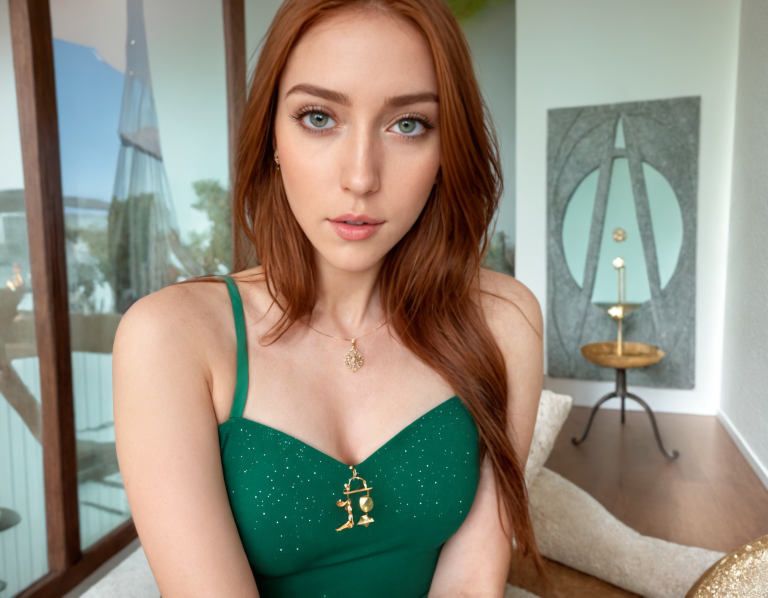
#> input picture Starlight-Engine-Mark-1-main/assets/images/199d1bbf-379d-4cb4-86dd-c0c57b9812b6.png, 2304 x 1792 px (shown at 1/3 size)
$ python compress_textures.py ../../Starlight-Engine-Mark-1-main/assets/images
#> lines starting #> are read from the running program, lines starting #| are printed output that depends on the picture
#!/usr/bin/env python3
"""
Starlight Engine - Texture Compression Tool
Converts PNG/JPG textures to DDS format with mipmaps for GPU-efficient loading.

Usage:
    python tools/compress_textures.py <input_dir> [--output <output_dir>] [--format BC1|BC3]

Examples:
    python tools/compress_textures.py assets/textures/
    python tools/compress_textures.py assets/textures/ --output build/textures/ --format BC3
"""

import argparse
import os
import struct
import sys
from pathlib import Path

try:
    from PIL import Image
except ImportError:
    print("Error: Pillow is required. Install with: pip install Pillow")
    sys.exit(1)


# DDS Constants
DDS_MAGIC = 0x20534444  # "DDS "
DDSD_CAPS = 0x1
DDSD_HEIGHT = 0x2
DDSD_WIDTH = 0x4
DDSD_PITCH = 0x8
DDSD_PIXELFORMAT = 0x1000
DDSD_MIPMAPCOUNT = 0x20000
DDSD_LINEARSIZE = 0x80000

DDSCAPS_TEXTURE = 0x1000
DDSCAPS_MIPMAP = 0x400000
DDSCAPS_COMPLEX = 0x8

DDPF_FOURCC = 0x4
DDPF_RGB = 0x40
DDPF_ALPHAPIXELS = 0x1


def make_fourcc(s: str) -> int:
    """Create a FourCC code from a string."""
    return struct.unpack('<I', s.encode('ascii'))[0]


def generate_mipmaps(img: Image.Image) -> list:
    """Generate mipmap chain for an image."""
    mipmaps = [img]
    w, h = img.size

    while w > 1 or h > 1:
        w = max(1, w // 2)
        h = max(1, h // 2)
        mip = img.resize((w, h), Image.LANCZOS)
        mipmaps.append(mip)

    return mipmaps


def write_dds_uncompressed(output_path: str, mipmaps: list, has_alpha: bool) -> None:
    """
    Write DDS file in uncompressed RGBA/RGB format.
    This is the most compatible approach without requiring GPU-specific compression libraries.
    """
    img = mipmaps[0]
    width, height = img.size
    mip_count = len(mipmaps)

    # Ensure RGBA
    if has_alpha:
        pixel_format_flags = DDPF_RGB | DDPF_ALPHAPIXELS
        rgb_bit_count = 32
        r_mask = 0x000000FF
        g_mask = 0x0000FF00
        b_mask = 0x00FF0000
        a_mask = 0xFF000000
        mode = 'RGBA'
    else:
        pixel_format_flags = DDPF_RGB
        rgb_bit_count = 24
        r_mask = 0x0000FF
        g_mask = 0x00FF00
        b_mask = 0xFF0000
        a_mask = 0x000000
        mode = 'RGB'

    flags = DDSD_CAPS | DDSD_HEIGHT | DDSD_WIDTH | DDSD_PIXELFORMAT | DDSD_PITCH
    if mip_count > 1:
        flags |= DDSD_MIPMAPCOUNT

    pitch = width * (rgb_bit_count // 8)

    caps = DDSCAPS_TEXTURE
    if mip_count > 1:
        caps |= DDSCAPS_MIPMAP | DDSCAPS_COMPLEX

    with open(output_path, 'wb') as f:
        # Magic
        f.write(struct.pack('<I', DDS_MAGIC))

        # Header (124 bytes)
        f.write(struct.pack('<I', 124))           # dwSize
        f.write(struct.pack('<I', flags))          # dwFlags
        f.write(struct.pack('<I', height))         # dwHeight
        f.write(struct.pack('<I', width))          # dwWidth
        f.write(struct.pack('<I', pitch))          # dwPitchOrLinearSize
        f.write(struct.pack('<I', 0))              # dwDepth
        f.write(struct.pack('<I', mip_count))      # dwMipMapCount
        f.write(b'\x00' * 44)                      # dwReserved1[11]

        # Pixel Format (32 bytes)
        f.write(struct.pack('<I', 32))              # dwSize
        f.write(struct.pack('<I', pixel_format_flags))  # dwFlags
        f.write(struct.pack('<I', 0))               # dwFourCC
        f.write(struct.pack('<I', rgb_bit_count))   # dwRGBBitCount
        f.write(struct.pack('<I', r_mask))           # dwRBitMask
        f.write(struct.pack('<I', g_mask))           # dwGBitMask
        f.write(struct.pack('<I', b_mask))           # dwBBitMask
        f.write(struct.pack('<I', a_mask))           # dwABitMask

        # Caps
        f.write(struct.pack('<I', caps))            # dwCaps
        f.write(struct.pack('<I', 0))               # dwCaps2
        f.write(struct.pack('<I', 0))               # dwCaps3
        f.write(struct.pack('<I', 0))               # dwCaps4
        f.write(struct.pack('<I', 0))               # dwReserved2

        # Write mipmap data
        for mip in mipmaps:
            mip_conv = mip.convert(mode)
            f.write(mip_conv.tobytes())


def compress_texture(input_path: str, output_path: str, has_alpha_hint: bool = True) -> tuple:
    """Compress a single texture to DDS format with mipmaps."""
    img = Image.open(input_path)

    # Detect alpha
    has_alpha = has_alpha_hint and img.mode in ('RGBA', 'LA', 'PA')
    if not has_alpha and img.mode != 'RGB':
        img = img.convert('RGB')
    elif has_alpha and img.mode != 'RGBA':
        img = img.convert('RGBA')

    # Generate mipmaps
    mipmaps = generate_mipmaps(img)

    # Write DDS
    write_dds_uncompressed(output_path, mipmaps, has_alpha)

    original_size = os.path.getsize(input_path)
    compressed_size = os.path.getsize(output_path)

    return original_size, compressed_size, len(mipmaps)


def compress_directory(input_dir: str, output_dir: str) -> None:
    """Compress all textures in a directory."""
    supported_exts = {'.png', '.jpg', '.jpeg', '.bmp', '.tga'}
    input_path = Path(input_dir)
    output_path = Path(output_dir) if output_dir else input_path

    files = []
    for ext in supported_exts:
        files.extend(input_path.rglob(f'*{ext}'))
#> pass 2 of the loop in compress_directory, `for ext in supported_exts:`:

    if not files:
        print(f"No texture files found in '{input_dir}'")
        return

    print(f"Compressing {len(files)} textures from '{input_dir}'")
    if output_dir:
        print(f"Output directory: '{output_dir}'")

    total_original = 0
    total_compressed = 0

    for i, file in enumerate(files):
        rel = file.relative_to(input_path)
        out_file = output_path / rel.with_suffix('.dds')
        out_file.parent.mkdir(parents=True, exist_ok=True)

        try:
            orig, comp, mips = compress_texture(str(file), str(out_file))
#> in compress_texture, img is the input picture: PIL image 2304x1792 RGB; mean R, G, B 145.5, 140.1, 126.2
#> the loop in generate_mipmaps, `while w > 1 or h > 1:` made 11 passes
#> pass 2, in generate_mipmaps, `mip = img.resize((w, h), Image.LANCZOS)`:
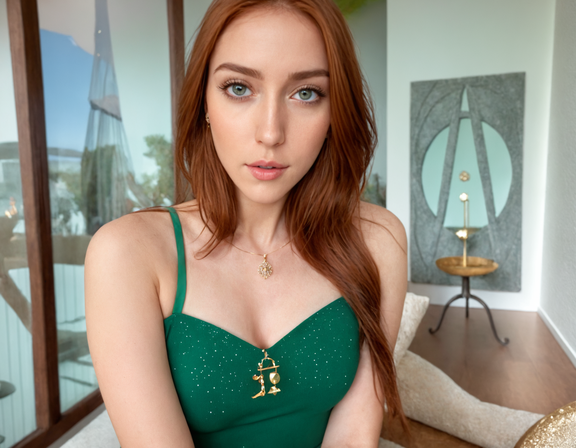
#> mip: PIL image 576x448 RGB; mean R, G, B 145.6, 140.1, 126.2
#> after the loop in generate_mipmaps, `while w > 1 or h > 1:`: mipmaps = 12 items
#> in write_dds_uncompressed, `mip_count = len(mipmaps)`: mip_count = 12
#> the loop in write_dds_uncompressed, `for mip in mipmaps:` made 12 passes
#> orig = 4170388; comp = 16515182; mips = 12
            total_original += orig
#> total_original = 4170388
            total_compressed += comp
#> total_compressed = 16515182

            if (i + 1) % 20 == 0 or (i + 1) == len(files):
                pct = (i + 1) / len(files) * 100
                print(f"  [{pct:5.1f}%] {i + 1}/{len(files)} - {rel.name} ({mips} mips)")

        except Exception as e:
            print(f"  [ERROR] {rel}: {e}")
#> pass 2 of the loop in compress_directory, `for i, file in enumerate(files):`:
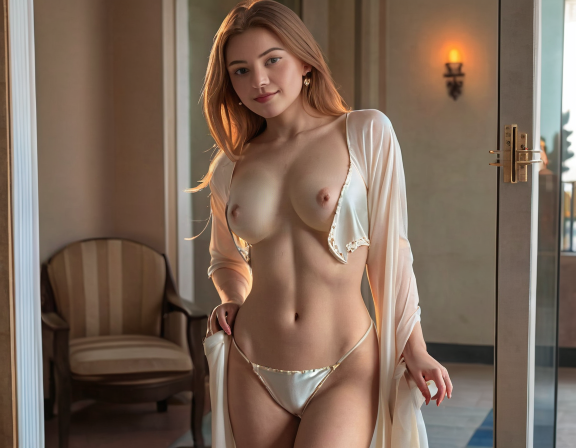
#> input picture Starlight-Engine-Mark-1-main/assets/images/760601032951764920.png, 1152 x 896 px (shown at 1/2 size)
#> in compress_texture, img is the input picture: PIL image 1152x896 RGB; mean R, G, B 124.6, 103.9, 89
#> the loop in generate_mipmaps (call 2), `while w > 1 or h > 1:` made 10 passes
#> pass 1, in generate_mipmaps (call 2), `mip = img.resize((w, h), Image.LANCZOS)`:
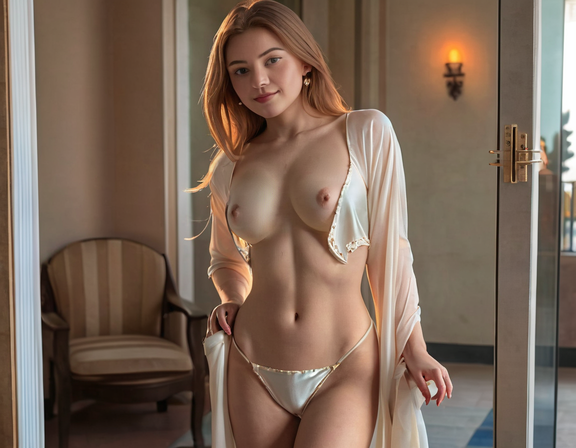
#> mip: PIL image 576x448 RGB; mean R, G, B 124.6, 103.9, 89
#> pass 3, in generate_mipmaps (call 2), `mip = img.resize((w, h), Image.LANCZOS)`:
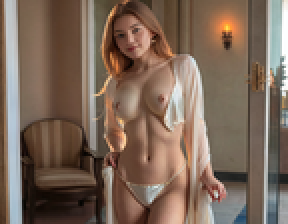
#> mip: PIL image 144x112 RGB (shown 2 times larger); mean R, G, B 124.6, 103.9, 89
#> after the loop in generate_mipmaps (call 2), `while w > 1 or h > 1:`: mipmaps = 11 items
#> the loop in write_dds_uncompressed (call 2), `for mip in mipmaps:` made 11 passes
#> orig = 1115841; comp = 4128878; mips = 11
#> total_original = 5286229
#> total_compressed = 20644060
#|   [100.0%] 2/2 - 760601032951764920.png (11 mips)

    print(f"\nDone!")
    print(f"  Original:   {total_original / 1024 / 1024:.2f} MB")
#|   Original:   5.04 MB
    print(f"  DDS Output: {total_compressed / 1024 / 1024:.2f} MB")
#|   DDS Output: 19.69 MB
    print(f"  Mipmap generation: Enabled (LANCZOS downscaling)")


def main():
    parser = argparse.ArgumentParser(
        description="Starlight Engine - Texture Compression Tool",
        formatter_class=argparse.RawDescriptionHelpFormatter,
        epilog="Converts PNG/JPG textures to DDS format with auto-generated mipmaps."
    )
    parser.add_argument("input_dir", help="Directory containing textures")
    parser.add_argument("--output", "-o", help="Output directory (default: same as input)")
    parser.add_argument("--format", choices=["RGB", "RGBA"], default="RGBA",
                        help="Output pixel format (default: RGBA)")

    args = parser.parse_args()
    compress_directory(args.input_dir, args.output)


if __name__ == "__main__":
    main()
